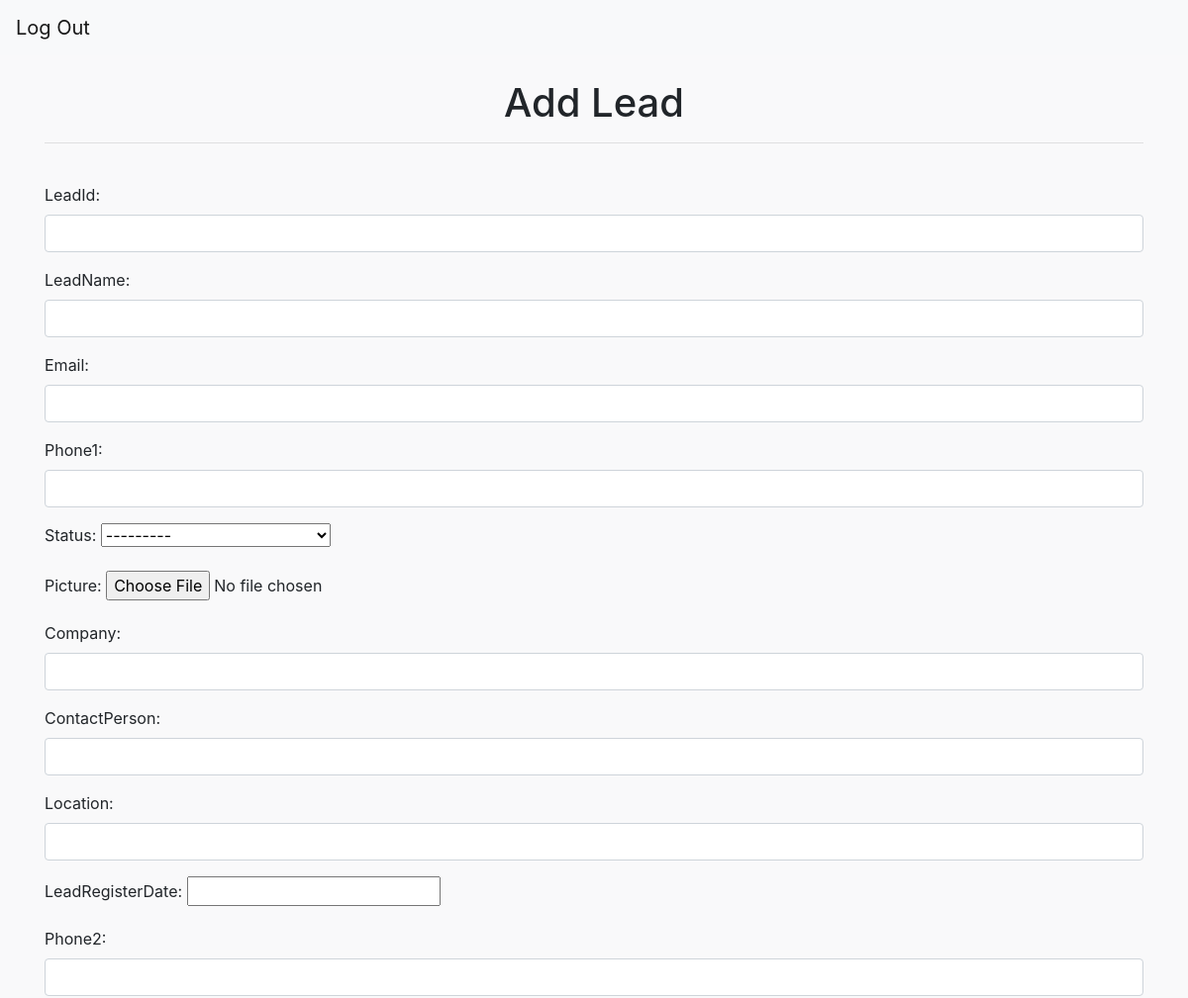
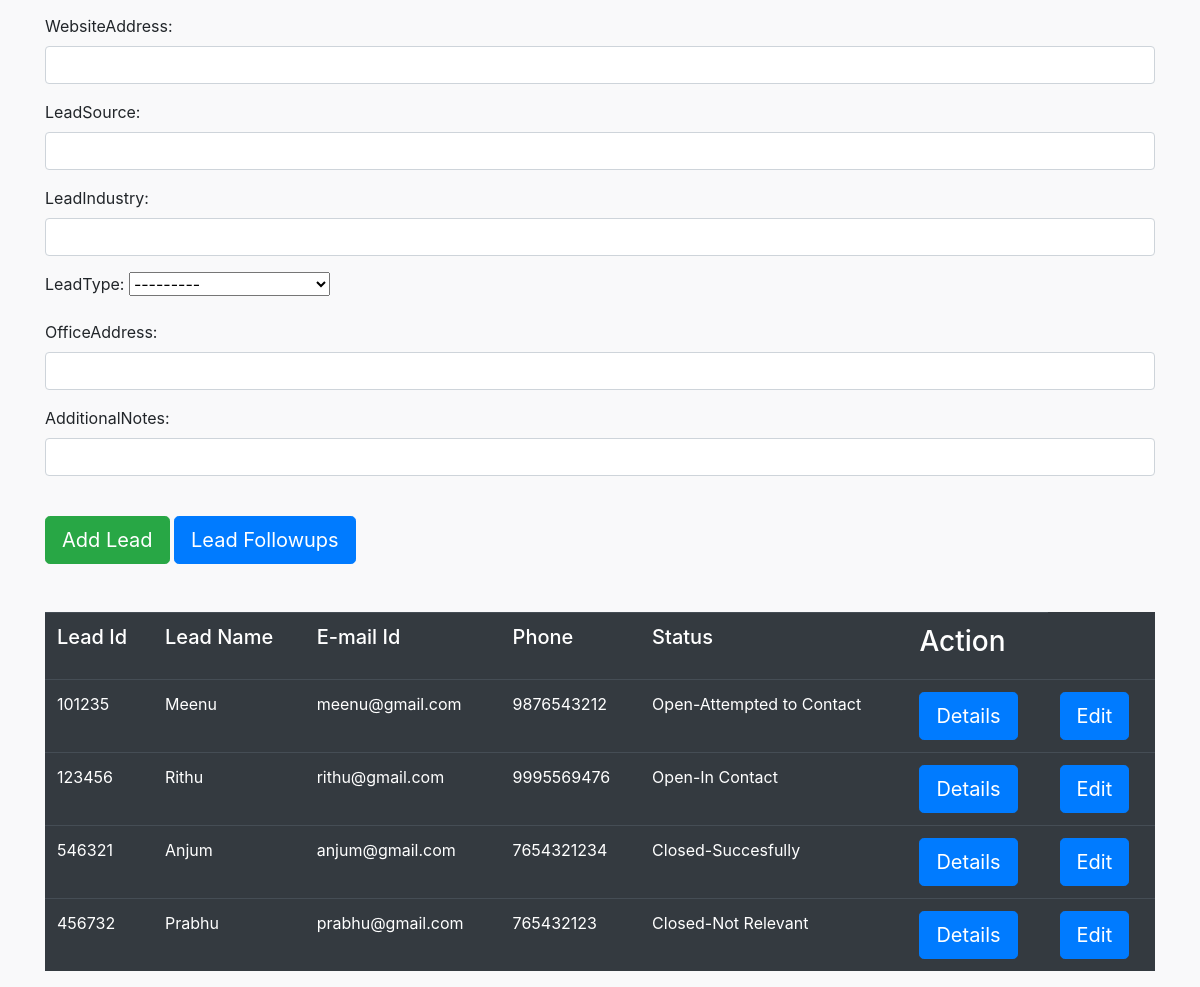
Screenshot of /leadreg/ with the database file from the repository (2 pictures, top to bottom).
### bdologin/models.py (models this page shows, shortened)
class Lead(models.Model):
    leadId = models.CharField(max_length=100)
    leadName = models.CharField(max_length=100)
    email = models.EmailField(max_length=100)
    phone1 = models.CharField(max_length=100)
    choice = (
        ('Open', 'Open'),
        ('Open-Attempted to Contact', 'Open-Attempted to Contact'),
        ('Open-In Contact', 'Open-In Contact'),
        ('Closed-Succesfully', 'Closed-Succesfully'),
        ('Closed-Not Relevant', 'Closed-Not Relevant')
    )
    status = models.CharField(max_length=30, choices=choice)
    picture = models.ImageField(upload_to='images')
    company = models.CharField(max_length=200)
    contactPerson = models.CharField(max_length=100)
    location = models.CharField(max_length=200)
    leadRegisterDate = models.DateField(null=True)
    phone2 = models.CharField(max_length=100)
    websiteAddress = models.CharField(max_length=250)
    leadSource = models.CharField(max_length=200)
    leadIndustry = models.CharField(max_length=100)
    leadtype_choice = (
        ('Architecture Consultant', 'Architecture Consultant'),
        ('Client', 'Client')
    )
    leadType = models.CharField(max_length=30, choices=leadtype_choice)
    officeAddress = models.CharField(max_length=200)
    additionalNotes = models.CharField(max_length=200)

### bdologin/views.py (the view)
# urls.py: path('',createLead,name='createlead'),
def createLead(request):
    form=LeadCreateFrm()
    context={}
    context['form']=form
    qs = Lead.objects.all()
    context['leads'] = qs
    if request.method=='POST':
        form=LeadCreateFrm(request.POST,request.FILES)
        if form.is_valid():
            form.save()
            return redirect('createlead')
    return render(request,'bdologin/leadreg.html',context)

### bdologin/forms.py
class LeadCreateFrm(ModelForm):
    class Meta:
        model=Lead
        fields = '__all__'
        widgets = {
            'leadId': forms.TextInput(attrs={'class': 'form-control'}),
            'leadName': forms.TextInput(attrs={'class': 'form-control'}),
            'email': forms.TextInput(attrs={'class': 'form-control'}),
            'phone1': forms.TextInput(attrs={'class': 'form-control'}),
            'company': forms.TextInput(attrs={'class': 'form-control'}),
            'contactPerson': forms.TextInput(attrs={'class': 'form-control'}),
            'location': forms.TextInput(attrs={'class': 'form-control'}),
            'phone2': forms.TextInput(attrs={'class': 'form-control'}),
            'websiteAddress': forms.TextInput(attrs={'class': 'form-control'}),
            'leadSource': forms.TextInput(attrs={'class': 'form-control'}),
            'leadIndustry': forms.TextInput(attrs={'class': 'form-control'}),
            'officeAddress': forms.TextInput(attrs={'class': 'form-control'}),
            'additionalNotes': forms.TextInput(attrs={'class': 'form-control'}),
        }

### bdologin/templates/bdologin/leadreg.html (shortened to what this page needs)
<!DOCTYPE html>
<html lang="en" xmlns="http://www.w3.org/1999/html">
<head>
    <link rel="stylesheet" href="https://stackpath.bootstrapcdn.com/bootstrap/4.5.2/css/bootstrap.min.css">
</head>
<body>
    <nav class="navbar navbar-expand-lg navbar-light bg-light">
    <a class="navbar-brand" href= "{% url 'loginpage' %}" >Log Out</a>
    </nav>
    <div class="container">
    <br>
    <h1 align="center">Add Lead</h1>
    <hr>
    <br>
            <form method="post" enctype="multipart/form-data">
                {{form.as_p}}
                <br>
                <input type="submit" class="btn btn-success btn-lg" value="Add Lead">
                <td><a href="{%url 'createfollowup' %}" class="btn btn-primary btn-lg">Lead Followups</a></td>
            </form>
    <br>
    <br>
    <table class="table table-dark">
        <tr>
            <td><h5>Lead Id</h5></td>
            <td><h5>Lead Name</h5></td>
            <td><h5>E-mail Id</h5></td>
            <td><h5>Phone</h5></td>
            <td><h5>Status</h5></td>
            <td><h3>Action</h3></td>
        </tr>
        {% for lead in leads %}
            <tr>
                <td>{{lead.leadId}}</td>
                <td>{{lead.leadName}}</td>
                <td>{{lead.email}}</td>
                <td>{{lead.phone1}} </td>
                <td>{{lead.status}}</td>
                <td><a href="{%url 'leaddetails' lead.id %}" class="btn btn-primary btn-lg">Details</a> </td>
                <td><a href="{%url 'leadedit' lead.id %}" class="btn btn-primary btn-lg">Edit</a></td>
            </tr>
        </div>
        {% endfor %}
</body>
</html>

### bdologin/templates/bdologin/leadreg.html (style rules this page uses)
body { background-color:#F9F9FA; }

### rows the page displays
Lead: leadId "101235", leadName "Meenu", email "meenu@gmail.com", phone1 "9876543212", status "Open-Attempted to Contact"
Lead: leadId "123456", leadName "Rithu", email "rithu@gmail.com", phone1 "9995569476", status "Open-In Contact"
Lead: leadId "546321", leadName "Anjum", email "anjum@gmail.com", phone1 "7654321234", status "Closed-Succesfully"
Lead: leadId "456732", leadName "Prabhu", email "prabhu@gmail.com", phone1 "765432123", status "Closed-Not Relevant"
